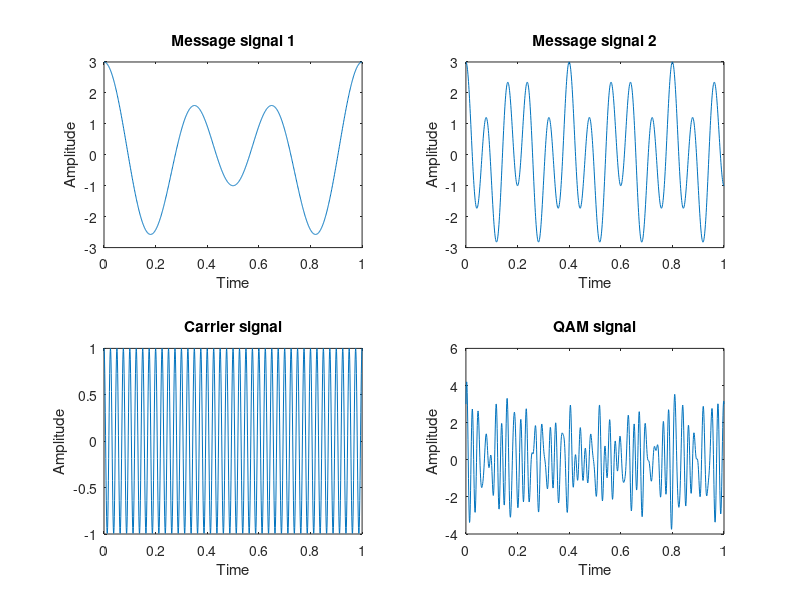

MATLAB code to generate this figure:
% Quadrature Amplitude Modulation
clc; clear all; close all;

fc = 40; % Carrier frequency in Hz
fm1 = 2; % Modulating frequency in Hz
fm2 = 5 % Modulating frequency in Hz
Fs = 1000; % Sampling frequency in Hz

t=0:1/Fs:1;
m1=cos(2*pi*fm1*t)+2*cos(3*pi*fm1*t); % Message signal 1
m2=cos(2*pi*fm2*t)+2*cos(5*pi*fm2*t); % Message signal 2

c1=cos(2*pi*fc*t); % In-phase carrier signal
c2=sin(2*pi*fc*t); % Quadrature-phase carrier signal

% Modulation
x1=m1.*c1; % Modulated signal 1
x2=m2.*c2; % Modulated signal 2
x=x1+x2;

% plots
figure(1),
subplot(221); plot (t,m1)
ylabel('Amplitude'); xlabel('Time');
title('Message signal 1');
%
subplot(222); plot (t,m2)
ylabel('Amplitude'); xlabel('Time');
title('Message signal 2');
%
subplot(223); plot (t,c1)
ylabel('Amplitude'); xlabel('Time');
title('Carrier signal');
%
subplot(224); plot (t,x)
ylabel('Amplitude'); xlabel('Time');
title('QAM signal');
